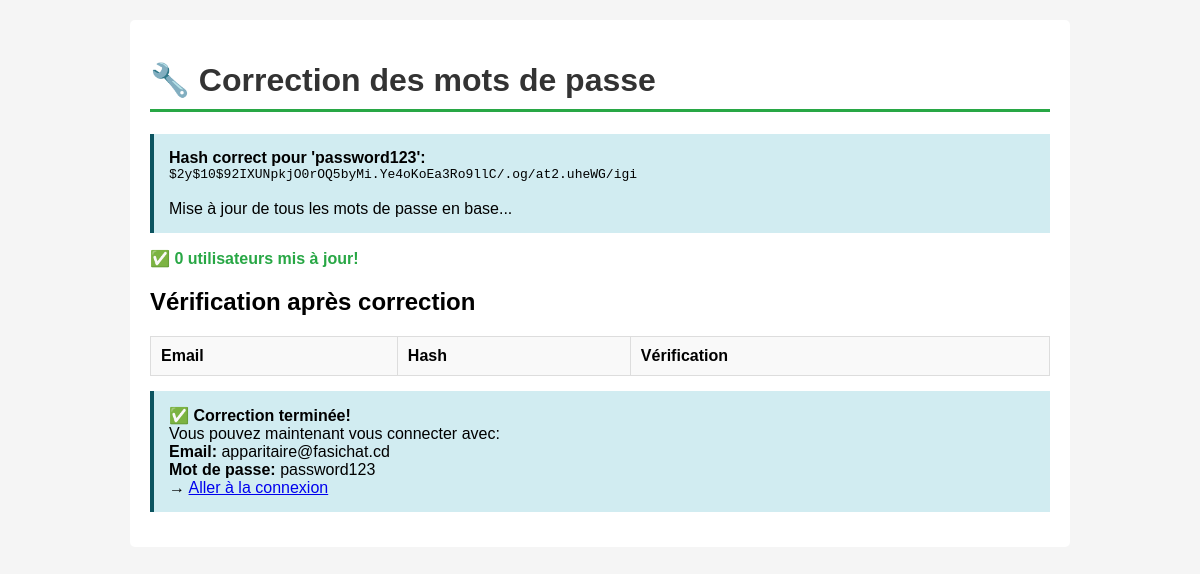
The app's page /fix_passwords.php, older data.
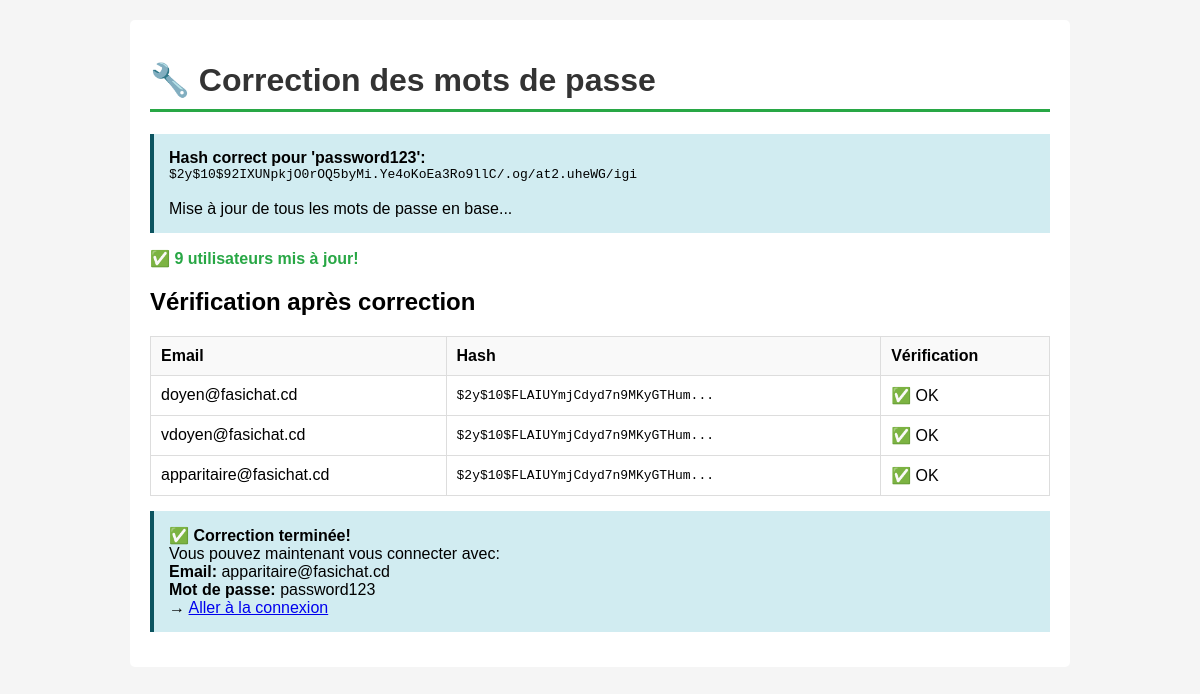
The same page, newer data.
### tables this page shows
CREATE TABLE utilisateurs (
    id               INTEGER PRIMARY KEY AUTOINCREMENT,
    nom              TEXT    NOT NULL,
    prenom           TEXT    NOT NULL,
    email            TEXT    NOT NULL UNIQUE,
    mot_de_passe     TEXT    NOT NULL,
    role             TEXT    NOT NULL CHECK(role IN ('etudiant','enseignant','assistant','doyen','viceDoyen','apparitaire')),
    promotion_id     INTEGER REFERENCES promotions(id) ON DELETE SET NULL,
    avatar           TEXT    DEFAULT '',
    date_inscription TEXT    DEFAULT (datetime('now'))
);

### fix_passwords.php (the view, shortened to what this page needs)
<?php
echo "<div class='container'>";
echo "<h1>🔧 Correction des mots de passe</h1>";
try {
    $db = BaseDeDonnees::getInstance();
    $pdo = $db->getPDO();
    $correctHash = '$2y$10$92IXUNpkjO0rOQ5byMi.Ye4oKoEa3Ro9llC/.og/at2.uheWG/igi';
    echo "<div class='info'>";
    echo "<strong>Hash correct pour 'password123':</strong><br>";
    echo "<code>$correctHash</code><br><br>";
    echo "Mise à jour de tous les mots de passe en base...";
    echo "</div>";
    $sql = "UPDATE utilisateurs SET mot_de_passe = '$correctHash' WHERE email IS NOT NULL";
    $pdo->exec($sql);
    $count = $pdo->query("SELECT COUNT(*) FROM utilisateurs")->fetchColumn();
    echo "<p><span class='ok'>✅ $count utilisateurs mis à jour!</span></p>";
    echo "<h2>Vérification après correction</h2>";
    $users = $pdo->query("SELECT id, email, mot_de_passe FROM utilisateurs LIMIT 3")->fetchAll();
    echo "<table>";
    echo "<tr><th>Email</th><th>Hash</th><th>Vérification</th></tr>";
    foreach ($users as $user) {
        $verified = password_verify('password123', $user['mot_de_passe']) ? '✅ OK' : '❌ FAIL';
        echo "<tr>";
        echo "<td>" . $user['email'] . "</td>";
        echo "<td><code>" . substr($user['mot_de_passe'], 0, 30) . "...</code></td>";
        echo "<td>" . $verified . "</td>";
        echo "</tr>";
    }
    echo "</table>";
    echo "<div class='info'>";
    echo "<strong>✅ Correction terminée!</strong><br>";
    echo "Vous pouvez maintenant vous connecter avec:<br>";
    echo "<strong>Email:</strong> apparitaire@fasichat.cd<br>";
    echo "<strong>Mot de passe:</strong> password123<br>";
    echo "→ <a href='" . BASE_PATH . "/login'>Aller à la connexion</a>";
    echo "</div>";
} catch (Exception $e) {
    echo "<p><span class='err'>❌ Erreur:</span> " . htmlspecialchars($e->getMessage()) . "</p>";
}
echo "</div>";
?>

Row changes from the older to the newer data that the page shows:
added utilisateurs: email "doyen@fasichat.cd", mot_de_passe "$2y$10$FLAIUYmjCdyd7n9MKyGTHum", mot_de_passe "✅ OK"
added utilisateurs: email "vdoyen@fasichat.cd", mot_de_passe "$2y$10$FLAIUYmjCdyd7n9MKyGTHum", mot_de_passe "✅ OK"
added utilisateurs: email "apparitaire@fasichat.cd", mot_de_passe "$2y$10$FLAIUYmjCdyd7n9MKyGTHum", mot_de_passe "✅ OK"
Text that changed along with them:
$count: "0" → "9"
